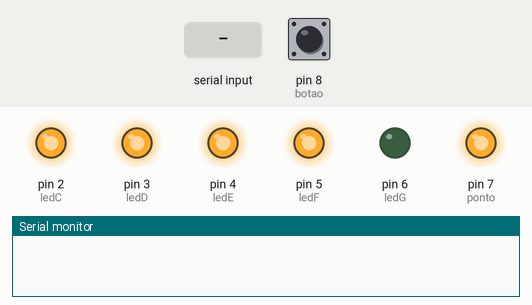
Simulated run of this sketch. Board: Arduino Uno, built with avr-gcc and run on an emulated ATmega328P. On the bench: output pins drawn as LEDs (lit = HIGH), the last lines printed to the serial monitor. Inputs (shaded band) come from the test bench; at power-on: pin 8 (botao) LOW. Pins used as bus, display or sensor lines are not drawn.

Above: at 1.2 s.
1.3 s: pin 8 (botao) pulled HIGH for 0.15 s
At 1.7 s:
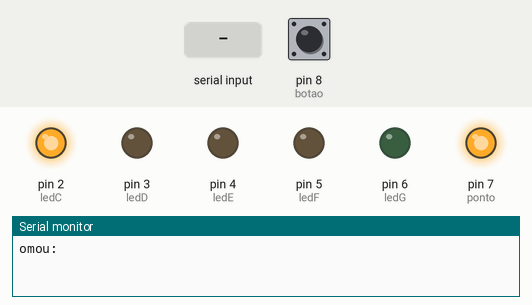
2.9 s: "2\n" received over Serial
At 3.7 s:
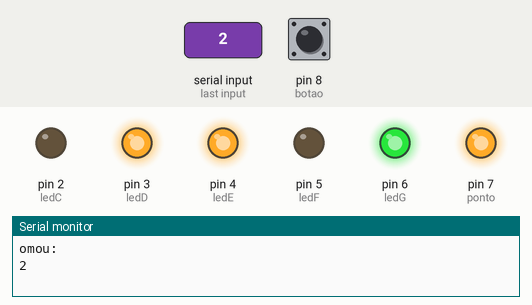
5.4 s: "3\n" received over Serial
At 6.1 s:
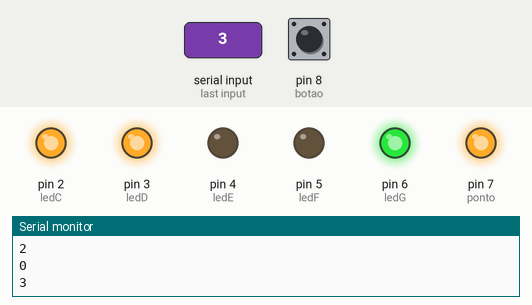
7.9 s: "4\n" received over Serial
At 8.7 s:
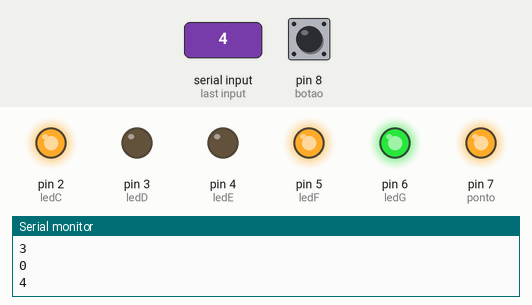
10.4 s: "5\n" received over Serial
At 11.1 s:
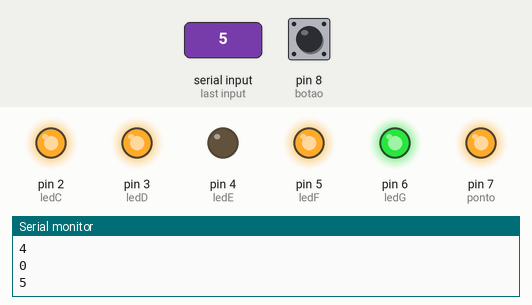
12.9 s: pin 8 (botao) pulled HIGH for 1 s
At 14.1 s:
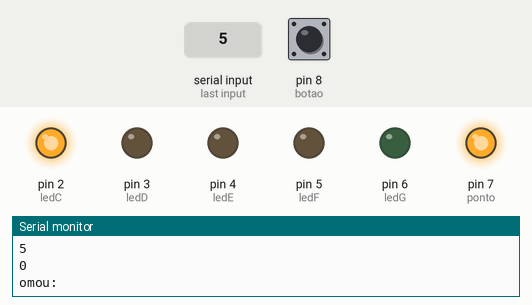
Timing chart, 0 to 15.9 s (numbered marks = the images above; inputs shaded):
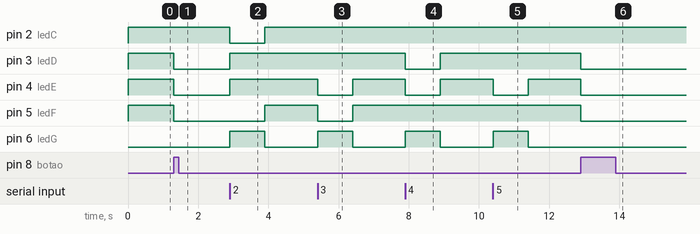

The sketch:

Curso_de_Arduino_-_Aula_09_-_SWITCH_e_CASE.ino
```cpp
#define ledA 0
#define ledB 1
#define ledC 2
#define ledD 3
#define ledE 4
#define ledF 5
#define ledG 6
#define ponto 7
#define botao 8
int entrada = 0;
bool botaoAtu = false;
bool botaoAnt = false;

void setup()
{
  Serial.begin(9600);
  pinMode(ledA, OUTPUT);
  pinMode(ledB, OUTPUT);
  pinMode(ledC, OUTPUT);
  pinMode(ledD, OUTPUT);
  pinMode(ledE, OUTPUT);
  pinMode(ledF, OUTPUT);
  pinMode(ledG, OUTPUT);
  pinMode(ponto, OUTPUT);
  pinMode(botao, INPUT);
  digitalWrite(ponto, HIGH);
}

void loop()
{
  if (Serial.available()) {
    entrada = Serial.parseInt();
    Serial.print(entrada);
    Serial.println("\n");
  }

  botaoAtu = digitalRead(botao);

  if (botaoAtu && !botaoAnt) {
  	entrada++;
    Serial.println("Somou: " + entrada);
  }
  botaoAnt = botaoAtu;

  if (entrada > 9) {
  	entrada = 0;
  }

  switch(entrada) {
  	case 0:
    	digitalWrite(ledA, HIGH);
    	digitalWrite(ledB, HIGH);
    	digitalWrite(ledC, HIGH);
    	digitalWrite(ledD, HIGH);
    	digitalWrite(ledE, HIGH);
    	digitalWrite(ledF, HIGH);
    	digitalWrite(ledG, LOW);
    break;

    case 1:
    	digitalWrite(ledA, LOW);
    	digitalWrite(ledB, HIGH);
    	digitalWrite(ledC, HIGH);
    	digitalWrite(ledD, LOW);
    	digitalWrite(ledE, LOW);
    	digitalWrite(ledF, LOW);
    	digitalWrite(ledG, LOW);
    break;

    case 2:
    	digitalWrite(ledA, HIGH);
    	digitalWrite(ledB, HIGH);
    	digitalWrite(ledC, LOW);
    	digitalWrite(ledD, HIGH);
    	digitalWrite(ledE, HIGH);
    	digitalWrite(ledF, LOW);
    	digitalWrite(ledG, HIGH);
    break;

    case 3:
    	digitalWrite(ledA, HIGH);
    	digitalWrite(ledB, HIGH);
    	digitalWrite(ledC, HIGH);
    	digitalWrite(ledD, HIGH);
    	digitalWrite(ledE, LOW);
    	digitalWrite(ledF, LOW);
    	digitalWrite(ledG, HIGH);
    break;

    case 4:
    // F G B C
    	digitalWrite(ledA, LOW);
    	digitalWrite(ledB, HIGH);
    	digitalWrite(ledC, HIGH);
    	digitalWrite(ledD, LOW);
    	digitalWrite(ledE, LOW);
    	digitalWrite(ledF, HIGH);
    	digitalWrite(ledG, HIGH);
    break;

    case 5:
    // A f g c d
    	digitalWrite(ledA, HIGH);
    	digitalWrite(ledB, LOW);
    	digitalWrite(ledC, HIGH);
    	digitalWrite(ledD, HIGH);
    	digitalWrite(ledE, LOW);
    	digitalWrite(ledF, HIGH);
    	digitalWrite(ledG, HIGH);
    break;

    case 6:
    //a f g e c d
    	digitalWrite(ledA, HIGH);
    	digitalWrite(ledB, LOW);
    	digitalWrite(ledC, HIGH);
    	digitalWrite(ledD, HIGH);
    	digitalWrite(ledE, HIGH);
    	digitalWrite(ledF, HIGH);
    	digitalWrite(ledG, HIGH);
    break;

    case 7:
    //a b c
    	digitalWrite(ledA, HIGH);
    	digitalWrite(ledB, HIGH);
    	digitalWrite(ledC, HIGH);
    	digitalWrite(ledD, LOW);
    	digitalWrite(ledE, LOW);
    	digitalWrite(ledF, LOW);
    	digitalWrite(ledG, LOW);
    break;

    case 8:
    //
    	digitalWrite(ledA, HIGH);
    	digitalWrite(ledB, HIGH);
    	digitalWrite(ledC, HIGH);
    	digitalWrite(ledD, HIGH);
    	digitalWrite(ledE, HIGH);
    	digitalWrite(ledF, HIGH);
    	digitalWrite(ledG, HIGH);
    break;

    case 9:
    //
    	digitalWrite(ledA, HIGH);
    	digitalWrite(ledB, HIGH);
    	digitalWrite(ledC, HIGH);
    	digitalWrite(ledD, HIGH);
    	digitalWrite(ledE, LOW);
    	digitalWrite(ledF, HIGH);
    	digitalWrite(ledG, HIGH);
    break;

    default:
    	digitalWrite(ledA, LOW);
    	digitalWrite(ledB, LOW);
    	digitalWrite(ledC, LOW);
    	digitalWrite(ledD, LOW);
    	digitalWrite(ledE, LOW);
    	digitalWrite(ledF, LOW);
    	digitalWrite(ledG, LOW);
    break;
  }
}
```

Measured:
- after the input at 1.3 s, pin 3 (ledD), pin 4 (ledE), pin 5 (ledF): HIGH → LOW at once
- after the input at 2.9 s, pin 2 (ledC): HIGH → LOW at once, → HIGH 1.0 s later; pin 3 (ledD), pin 4 (ledE): LOW → HIGH at once; pin 5 (ledF): LOW → HIGH after 1.0 s; pin 6 (ledG): LOW → HIGH at once, → LOW 1.0 s later
- after the input at 5.4 s, pin 4 (ledE), pin 5 (ledF): HIGH → LOW at once, → HIGH 1.0 s later; pin 6 (ledG): LOW → HIGH at once, → LOW 1.0 s later
- after the input at 7.9 s, pin 3 (ledD), pin 4 (ledE): HIGH → LOW at once, → HIGH 1.0 s later; pin 6 (ledG): LOW → HIGH at once, → LOW 1.0 s later
- after the input at 10.4 s, pin 4 (ledE): HIGH → LOW at once, → HIGH 1.0 s later; pin 6 (ledG): LOW → HIGH at once, → LOW 1.0 s later
- after the input at 12.9 s, pin 3 (ledD), pin 4 (ledE), pin 5 (ledF): HIGH → LOW at once
